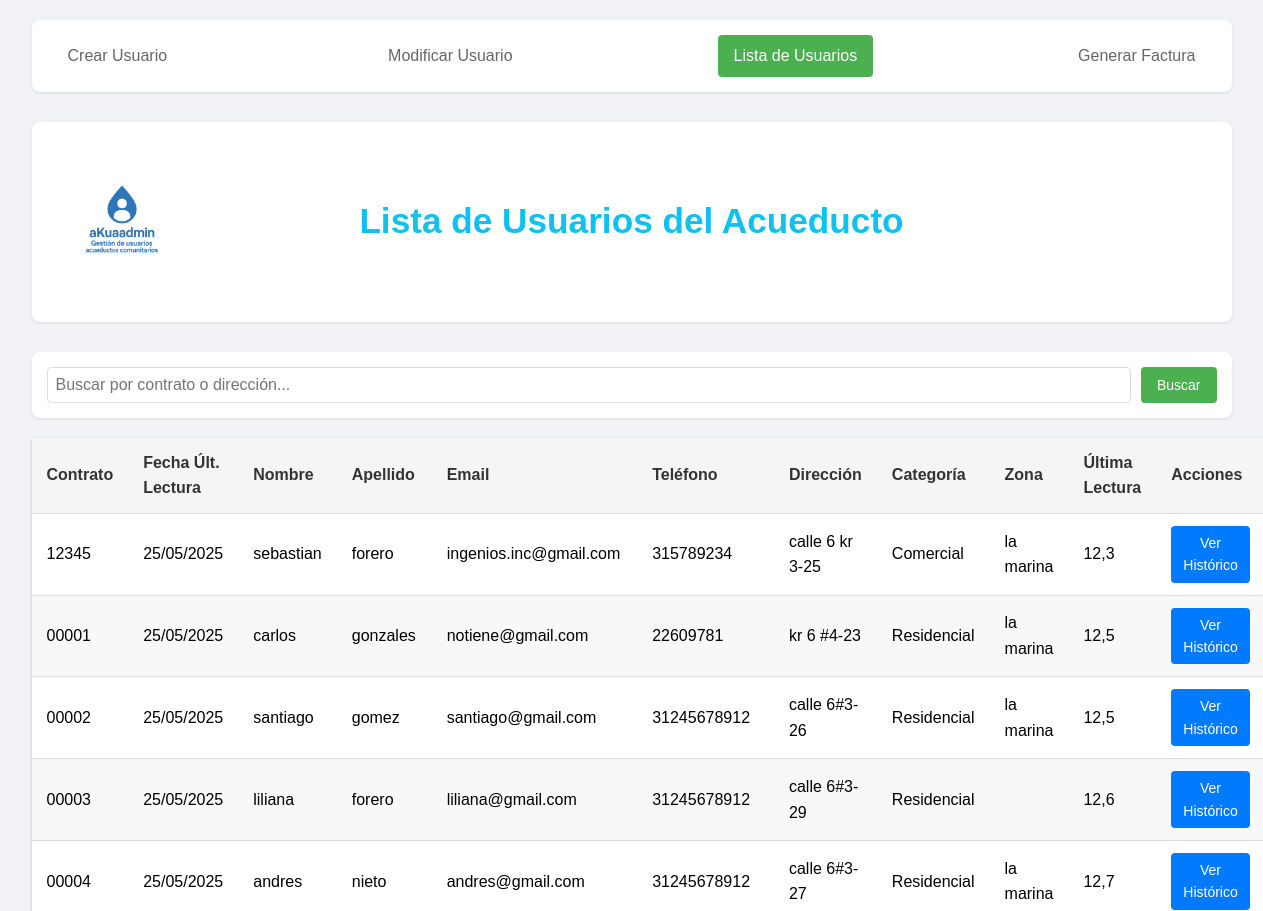
The app's page /lista/ (upper part), older data.
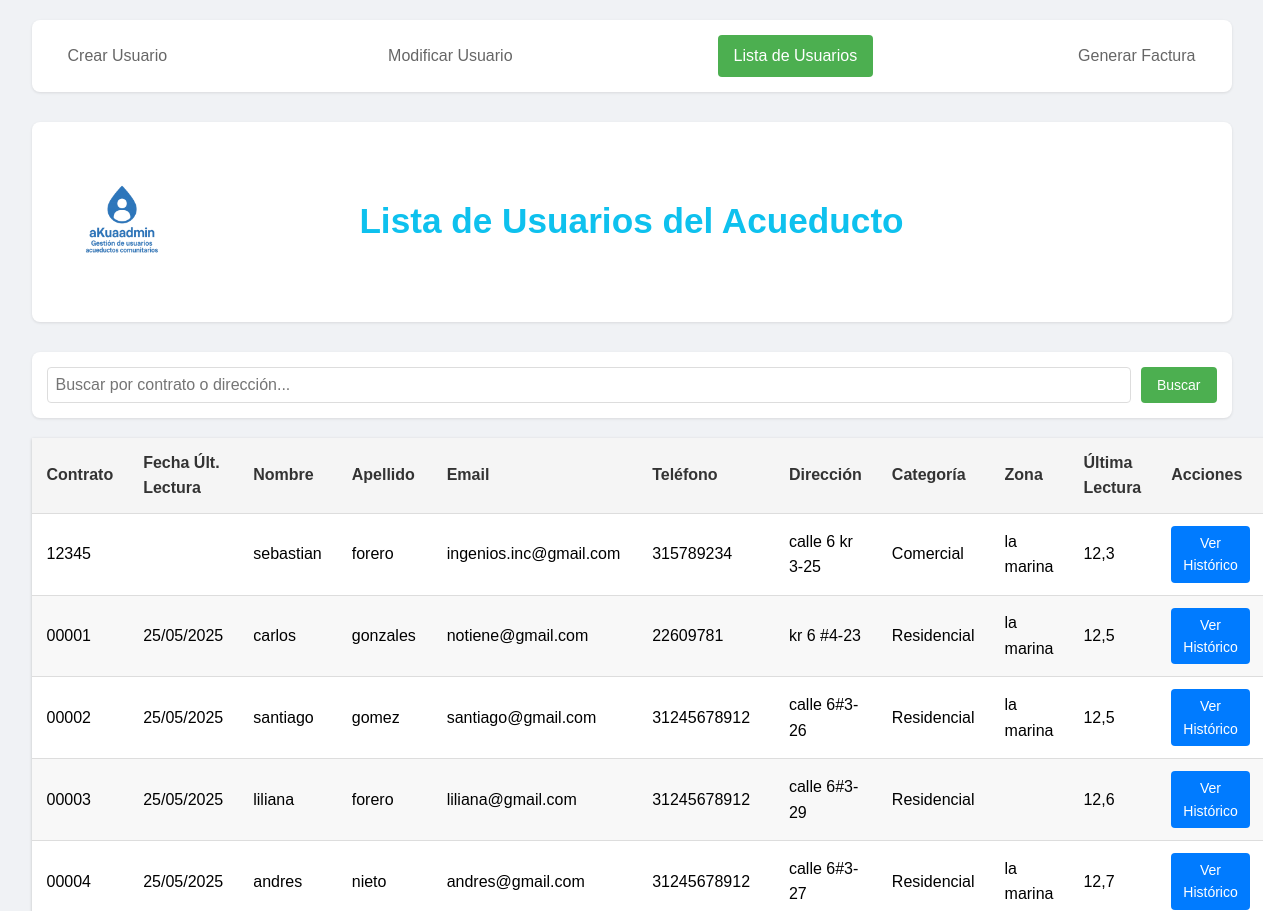
The same page, newer data.
### acueducto/models.py (models this page shows, shortened)
class UserAcueducto(models.Model):
    CATEGORIA_CHOICES = [
        ('residencial', 'Residencial'),
        ('comercial', 'Comercial'),
    ]
    contrato = models.CharField(max_length=100, unique=True)
    fecha_ultima_lectura = models.DateField(verbose_name="Fecha Última Lectura", blank=True, null=True)
    name = models.CharField(max_length=100)
    lastname = models.CharField(max_length=100)
    email = models.EmailField(max_length=100, unique=True)
    phone = models.CharField(max_length=15, blank=True)
    address = models.CharField(max_length=255, blank=True)
    lectura = models.FloatField(blank=True, null=True)
    categoria = models.CharField(max_length=20, choices=CATEGORIA_CHOICES, default='residencial')
    zona = models.CharField(max_length=100, blank=True)
    credito = models.DecimalField(max_digits=10, decimal_places=2, default=0)
    credito_descripcion = models.TextField(blank=True)
    otros_gastos_valor = models.DecimalField(max_digits=10, decimal_places=2, default=0)
    otros_gastos_descripcion = models.TextField(blank=True)
    numero_de_medidor = models.CharField(max_length=50, blank=True, null=True, unique=True)

### acueducto/views.py (the view, shortened to what this page needs)
# urls.py: path('lista/', views.lista_usuarios, name='lista_usuarios'),
def lista_usuarios(request):
    busqueda = request.GET.get('busqueda', '')
    usuarios = UserAcueducto.objects.all()
    rutas_activas = Ruta.objects.filter(activa=True).annotate(
        total_ordenes=Count('ordenruta'),
        lecturas_completadas_count=Count('ordenruta', filter=Q(ordenruta__lectura_tomada=True))
    ).prefetch_related('ordenruta_set__usuario')
    if busqueda:
        usuarios = usuarios.filter(
            Q(contrato__icontains=busqueda) |
            Q(address__icontains=busqueda)
        )
    return render(request, 'lista_usuarios.html', {
        'usuarios': usuarios,
        'busqueda': busqueda,
        'rutas_activas': rutas_activas
    })

### acueducto/templates/lista_usuarios.html (shortened to what this page needs)
{% load static %}
<!DOCTYPE html>
<html lang="es">
<head>
    <link rel="stylesheet" href="{% static 'styles.css' %}">
</head>
<body>
    <div class="container">
        <nav class="nav-menu">
            <a href="{% url 'index' %}">Crear Usuario</a>
            <a href="{% url 'modificar_usuario' %}">Modificar Usuario</a>
            <a href="{% url 'lista_usuarios' %}" class="active">Lista de Usuarios</a>
            <a href="{% url 'generar_factura' %}">Generar Factura</a>
        </nav>
        <div class="header-container">
            <img src="{% static 'images/akualogo.webp' %}" alt="Akua Logo">
            <h1>Lista de Usuarios del Acueducto</h1>
        </div>
        <div class="search-container">
            <form method="GET" class="search-form">
                <input
                    type="text"
                    name="busqueda"
                    placeholder="Buscar por contrato o dirección..."
                    value="{{ busqueda }}"
                >
                <button type="submit" class="search-btn">Buscar</button>
            </form>
        </div>
        <table class="users-table">
            <thead>
                <tr>
                    <th>Contrato</th>
                    <th>Fecha Últ. Lectura</th>
                    <th>Nombre</th>
                    <th>Apellido</th>
                    <th>Email</th>
                    <th>Teléfono</th>
                    <th>Dirección</th>
                    <th>Categoría</th>
                    <th>Zona</th>
                    <th>Última Lectura</th>
                    <th>Acciones</th>
                </tr>
            </thead>
            <tbody>
                {% for usuario in usuarios %}
                <tr>
                    <td>{{ usuario.contrato }}</td>
                    <td>{{ usuario.fecha_ultima_lectura|date:"d/m/Y" }}</td>
                    <td>{{ usuario.name }}</td>
                    <td>{{ usuario.lastname }}</td>
                    <td>{{ usuario.email }}</td>
                    <td>{{ usuario.phone }}</td>
                    <td>{{ usuario.address }}</td>
                    <td>{{ usuario.get_categoria_display }}</td>
                    <td>{{ usuario.zona }}</td>
                    <td>{{ usuario.lectura }}</td>
                    <td class="actions">
                        <a href="{% url 'historico_lecturas' usuario.contrato %}" class="btn-historico">Ver Histórico</a>
                    </td>
                </tr>
                {% empty %}
                <tr>
                    <td colspan="11">No se encontraron usuarios.</td>
                </tr>
                {% endfor %}
            </tbody>
        </table>
    </div>
</body>
</html>

Row changes from the older to the newer data that the page shows:
changed UserAcueducto "sebastian": fecha_ultima_lectura "25/05/2025" → (not shown)
